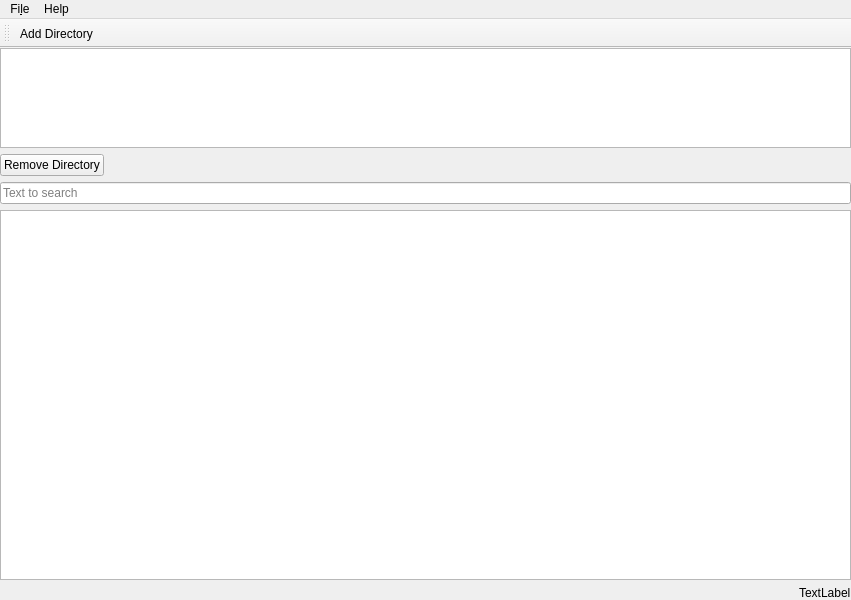
<?xml version="1.0" encoding="UTF-8"?>
<ui version="4.0">
 <class>MainWindow</class>
 <widget class="QMainWindow" name="MainWindow">
  <property name="geometry">
   <rect>
    <x>0</x>
    <y>0</y>
    <width>851</width>
    <height>600</height>
   </rect>
  </property>
  <property name="windowTitle">
   <string>FSearchTool</string>
  </property>
  <widget class="QWidget" name="centralWidget">
   <layout class="QVBoxLayout" name="verticalLayout_2">
    <property name="leftMargin">
     <number>0</number>
    </property>
    <property name="topMargin">
     <number>0</number>
    </property>
    <property name="rightMargin">
     <number>0</number>
    </property>
    <property name="bottomMargin">
     <number>0</number>
    </property>
    <item alignment="Qt::AlignTop">
     <widget class="QListWidget" name="dirListWidget">
      <property name="maximumSize">
       <size>
        <width>16777215</width>
        <height>100</height>
       </size>
      </property>
     </widget>
    </item>
    <item alignment="Qt::AlignLeft">
     <widget class="QPushButton" name="removeDirButton">
      <property name="text">
       <string>Remove Directory</string>
      </property>
     </widget>
    </item>
    <item>
     <widget class="QLineEdit" name="textInput">
      <property name="inputMask">
       <string/>
      </property>
      <property name="dragEnabled">
       <bool>true</bool>
      </property>
      <property name="placeholderText">
       <string>Text to search</string>
      </property>
      <property name="clearButtonEnabled">
       <bool>false</bool>
      </property>
     </widget>
    </item>
    <item>
     <widget class="QListWidget" name="listWidget"/>
    </item>
    <item alignment="Qt::AlignRight">
     <widget class="QLabel" name="label">
      <property name="text">
       <string>TextLabel</string>
      </property>
     </widget>
    </item>
   </layout>
  </widget>
  <widget class="QMenuBar" name="menuBar">
   <property name="geometry">
    <rect>
     <x>0</x>
     <y>0</y>
     <width>851</width>
     <height>22</height>
    </rect>
   </property>
   <widget class="QMenu" name="menuFile">
    <property name="title">
     <string>Fi&amp;le</string>
    </property>
    <addaction name="actionAdd_Directory"/>
    <addaction name="separator"/>
    <addaction name="actionExit"/>
   </widget>
   <widget class="QMenu" name="menuHelp">
    <property name="title">
     <string>Help</string>
    </property>
    <addaction name="actionAbout"/>
   </widget>
   <addaction name="menuFile"/>
   <addaction name="menuHelp"/>
  </widget>
  <widget class="QToolBar" name="toolBar">
   <property name="windowTitle">
    <string>toolBar</string>
   </property>
   <attribute name="toolBarArea">
    <enum>TopToolBarArea</enum>
   </attribute>
   <attribute name="toolBarBreak">
    <bool>false</bool>
   </attribute>
   <addaction name="actionAdd_Directory"/>
  </widget>
  <action name="actionAdd_Directory">
   <property name="text">
    <string>&amp;Scan Directory...</string>
   </property>
   <property name="iconText">
    <string>Add Directory</string>
   </property>
   <property name="toolTip">
    <string>Add Directory</string>
   </property>
  </action>
  <action name="actionExit">
   <property name="text">
    <string>&amp;Exit</string>
   </property>
  </action>
  <action name="actionAbout">
   <property name="text">
    <string>About</string>
   </property>
  </action>
 </widget>
 <layoutdefault spacing="6" margin="11"/>
 <resources/>
 <connections/>
</ui>
